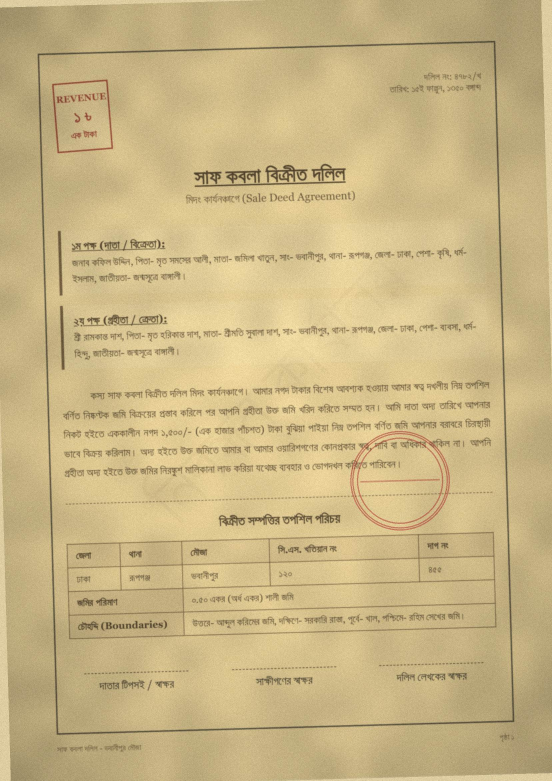
#> input picture database/sample_data/historical/Historical_Land_Deed_scan.jpg, 1656 x 2342 px (shown at 1/3 size); its folder holds only this picture in this run
$ python -i ops.py   (imports and definitions only)
#> lines starting #> are read from the running program, lines starting #| are printed output that depends on the picture; after the words box and inside, x2 and y2 are one past the last pixel; in counts of white or black regions, pixels touching at a corner belong together
#> further down, picture is the input picture: shape (2342, 1656, 3); mean B, G, R 132.7, 181.8, 201.8
"""Pure image operations on numpy arrays (OpenCV). No I/O, no globals.

Angle convention: positive = counter-clockwise (same as PIL `Image.rotate` and
`cv2.getRotationMatrix2D`). `estimate_skew` returns the angle the content is rotated by;
`deskew` rotates by the opposite angle to undo it.
"""
from __future__ import annotations

import cv2
import numpy as np

MAX_SKEW_DEG = 10.0
_BG_FALLBACK = 255


def to_gray(img: np.ndarray) -> np.ndarray:
    if img.ndim == 2:
        return img.copy()
    if img.shape[2] == 4:
        return cv2.cvtColor(img, cv2.COLOR_BGRA2GRAY)
    return cv2.cvtColor(img, cv2.COLOR_BGR2GRAY)
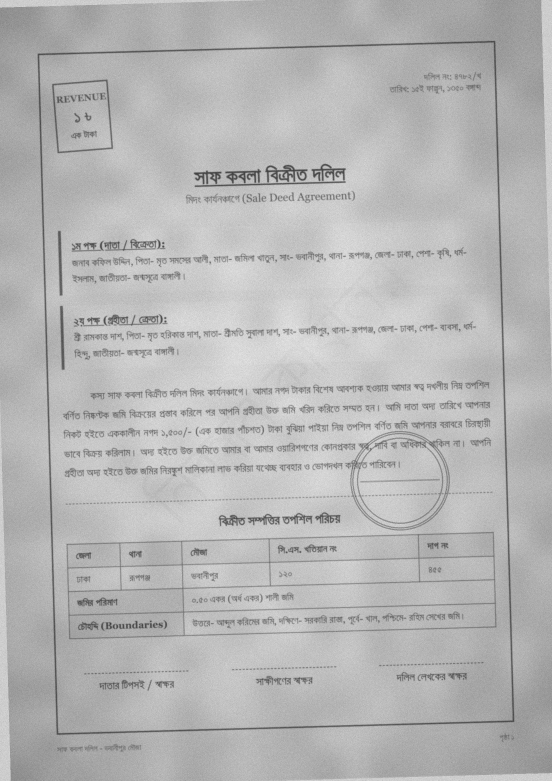
#> returned value: shape (2342, 1656) (shown at 1/3 size); min 40, max 244, mean 182.2


def denoise(gray: np.ndarray, strength: int = 10) -> np.ndarray:
    return cv2.fastNlMeansDenoising(
        gray, None, h=strength, templateWindowSize=7, searchWindowSize=21
    )


def clahe(gray: np.ndarray, clip_limit: float = 2.0, tile: int = 8) -> np.ndarray:
    return cv2.createCLAHE(clipLimit=clip_limit, tileGridSize=(tile, tile)).apply(gray)


def _ink(gray: np.ndarray) -> np.ndarray:
    """Binary mask, 1 where there is dark content (Otsu)."""
    _, bw = cv2.threshold(gray, 0, 1, cv2.THRESH_BINARY_INV | cv2.THRESH_OTSU)
    return bw


def _rotate(
    img: np.ndarray, angle: float, fill: int | tuple, interp: int = cv2.INTER_LINEAR
) -> np.ndarray:
    h, w = img.shape[:2]
    m = cv2.getRotationMatrix2D((w / 2.0, h / 2.0), angle, 1.0)
    return cv2.warpAffine(
        img, m, (w, h), flags=interp, borderMode=cv2.BORDER_CONSTANT, borderValue=fill
    )


def _score(ink: np.ndarray, trial: float) -> float:
    rows = _rotate(ink.astype(np.float32), trial, 0).sum(axis=1)
    return float(np.var(rows))


def estimate_skew(gray: np.ndarray, max_angle: float = MAX_SKEW_DEG) -> float:
    """Skew in degrees (CCW positive) via projection-profile search; 0.0 for blank pages."""
#> called with max_angle = 10
    scale = 800.0 / max(gray.shape[:2])
#> scale = 0.342
    small = gray
    if scale < 1:
        small = cv2.resize(gray, None, fx=scale, fy=scale, interpolation=cv2.INTER_AREA)
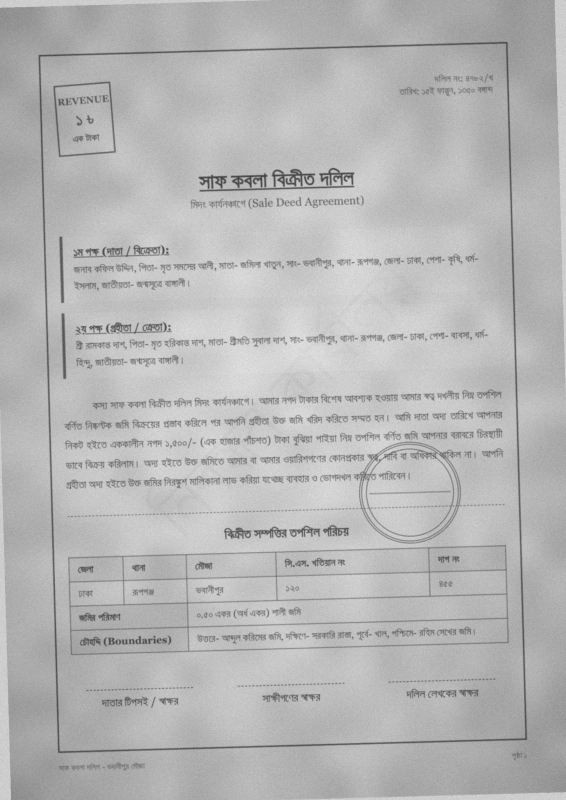
#> small: shape (800, 566); min 64, max 227, mean 182.2
    ink = _ink(small)
#> in _ink, `_, bw = cv2.threshold(gray, 0, 1, cv2.THRESH_BINARY_INV | cv2.THRESH_O..`:
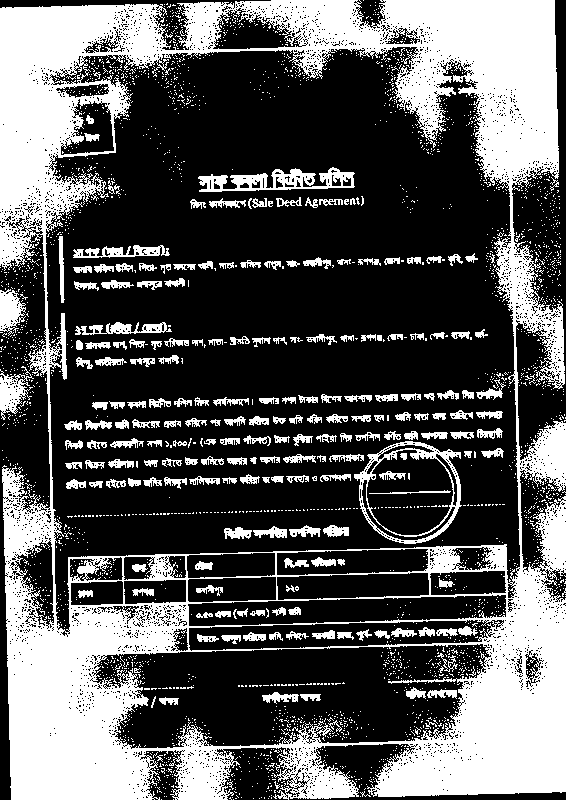
#> bw: shape (800, 566); values 0 (black) and 1 (white), 34.6% white; 2780 white regions (2574 under 20 px), largest, box (x1, y1, x2, y2) and area: (0, 0, 566, 800) 125511, (354, 441, 462, 544) 1929, (198, 167, 355, 192) 1871
    if ink.sum() < 20:
        return 0.0
    best_t, best_s = 0.0, -1.0
    for step, span, centre in ((1.0, max_angle, 0.0), (0.1, 1.0, None)):
        c = best_t if centre is None else centre
        t = c - span
        while t <= c + span + 1e-9:
            s = _score(ink, t)
            if s > best_s:
                best_t, best_s = t, s
            t += step
#> this loop made 2 passes
#> c on pass 2: -1
#> after the loop, best_s = 17351.6; best_t = -1.6
    return round(-best_t, 2)  # corrective trial angle is the opposite of the skew


def background_level(gray: np.ndarray) -> int:
    """Border fill value = median of the image border (white-ish paper)."""
    edge = np.concatenate([gray[0], gray[-1], gray[:, 0], gray[:, -1]])
    return int(np.median(edge)) if edge.size else _BG_FALLBACK


def deskew(img: np.ndarray, angle: float | None = None) -> tuple[np.ndarray, float]:
    """Return (corrected image, skew angle that was removed). Angles under 0.05 deg are ignored."""
    gray = to_gray(img)
    a = estimate_skew(gray) if angle is None else angle
#> a = 1.6
    if abs(a) < 0.05:
        return img, 0.0
    fill = background_level(gray)
#> in background_level, `edge = np.concatenate([gray[0], gray[-1], gray[:, 0], gray[:, -1]])`: edge = 7996 values, max 243 at index 6146, min 120 at index 3336, mean 185.8
#> fill = 190
    return _rotate(img, -a, fill if img.ndim == 2 else (fill,) * img.shape[2], cv2.INTER_CUBIC), a


def autocrop(img: np.ndarray, margin: int = 10, min_fraction: float = 0.2) -> np.ndarray:
    """Crop to the content bounding box plus margin. Returns the input when the box would be
    smaller than `min_fraction` of the page area (likely noise) or nothing is found."""
    gray = to_gray(img)
    ink = _ink(gray)
    ys, xs = np.nonzero(ink)
    if ys.size == 0:
        return img
    h, w = gray.shape
    y0, y1 = max(int(ys.min()) - margin, 0), min(int(ys.max()) + margin + 1, h)
    x0, x1 = max(int(xs.min()) - margin, 0), min(int(xs.max()) + margin + 1, w)
    if (y1 - y0) * (x1 - x0) < min_fraction * h * w:
        return img
    return img[y0:y1, x0:x1]

>>> import cv2
>>> picture = cv2.imread('../../database/sample_data/historical/Historical_Land_Deed_scan.jpg')
>>> result = deskew(picture)

$ run again, on database/sample_data/historical/hd03_sale_rupee_1962_scan.jpg
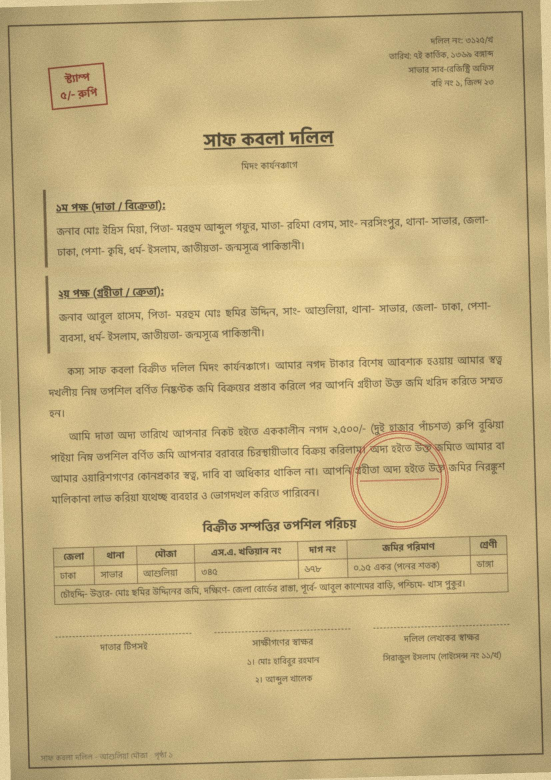
#> input picture database/sample_data/historical/hd03_sale_rupee_1962_scan.jpg, 1653 x 2339 px (shown at 1/3 size)
#> picture is the input picture: shape (2339, 1653, 3); mean B, G, R 131.1, 178.8, 198.4
#> in estimate_skew, `small = cv2.resize(gray, None, fx=scale, fy=scale, interpolation=cv2.I..`:
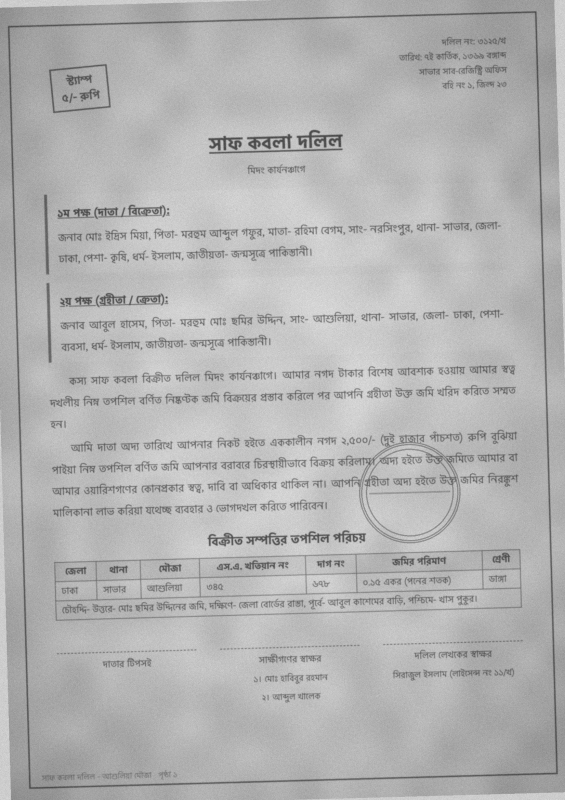
#> small: shape (800, 565); min 70, max 221, mean 179.2
#> in _ink, `_, bw = cv2.threshold(gray, 0, 1, cv2.THRESH_BINARY_INV | cv2.THRESH_O..`:
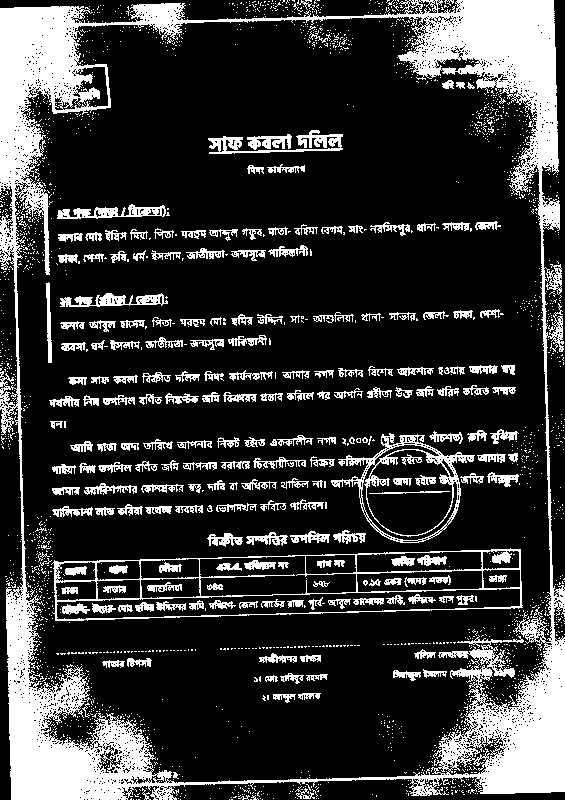
#> bw: shape (800, 565); values 0 (black) and 1 (white), 21.3% white; 2086 white regions (1874 under 20 px), largest, box (x1, y1, x2, y2) and area: (0, 0, 565, 800) 59387, (51, 548, 523, 621) 3611, (331, 433, 475, 543) 2377
#> the loop in estimate_skew, `for step, span, centre in ((1.0, max_angle, 0.0), (0.1, 1.0, None)):` made 2 passes
#> after the loop in estimate_skew, `for step, span, centre in ((1.0, max_angle, 0.0), (0.1, 1.0, None)):`: best_s = 9764.4; best_t = -1.6
#> a = 1.6
#> edge = 7984 values, max 231 at index 2589, min 124 at index 3333, mean 184.8
#> fill = 188

$ run again, on database/sample_data/historical/hd05_archaic_units_1931_scan.jpg
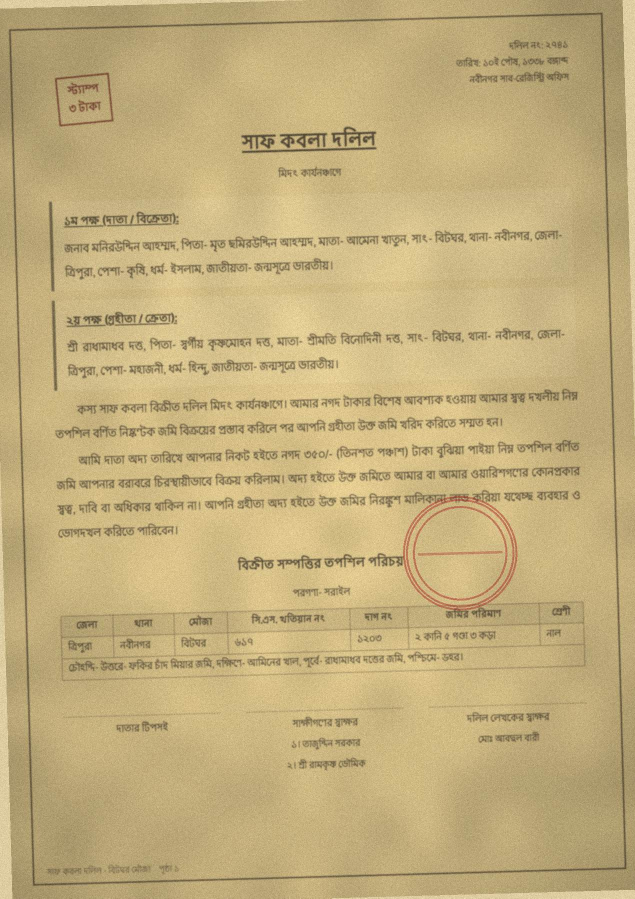
#> input picture database/sample_data/historical/hd05_archaic_units_1931_scan.jpg, 1270 x 1797 px (shown at 1/2 size)
#> picture is the input picture: shape (1797, 1270, 3); mean B, G, R 124.1, 174.1, 194.5
#> in estimate_skew, `small = cv2.resize(gray, None, fx=scale, fy=scale, interpolation=cv2.I..`:
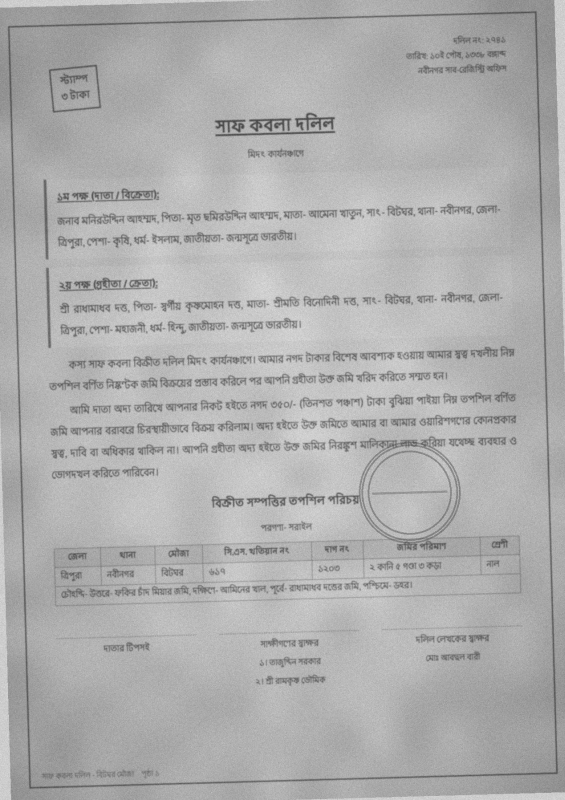
#> small: shape (800, 565); min 67, max 218, mean 174.5
#> in _ink, `_, bw = cv2.threshold(gray, 0, 1, cv2.THRESH_BINARY_INV | cv2.THRESH_O..`:
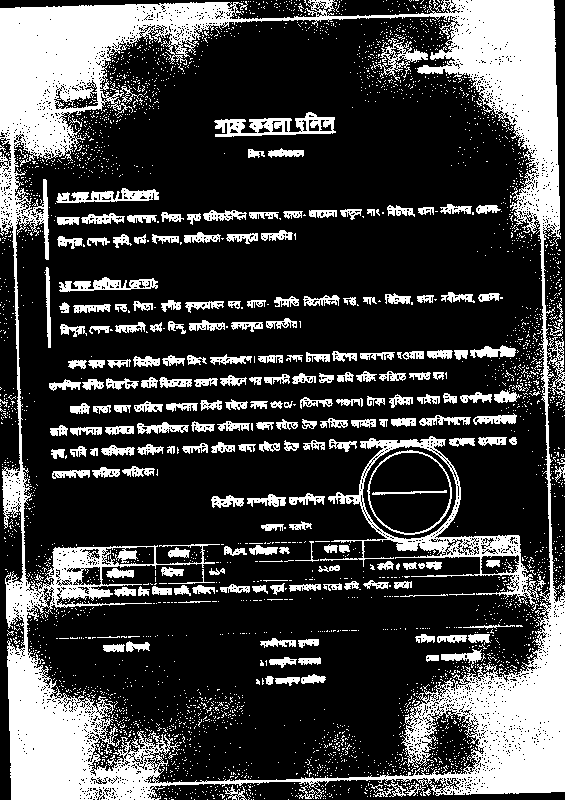
#> bw: shape (800, 565); values 0 (black) and 1 (white), 25.9% white; 3417 white regions (3202 under 20 px), largest, box (x1, y1, x2, y2) and area: (0, 0, 565, 800) 74033, (320, 436, 546, 611) 4720, (214, 112, 336, 137) 1452
#> the loop in estimate_skew, `for step, span, centre in ((1.0, max_angle, 0.0), (0.1, 1.0, None)):` made 2 passes
#> after the loop in estimate_skew, `for step, span, centre in ((1.0, max_angle, 0.0), (0.1, 1.0, None)):`: best_s = 12534.7; best_t = -1.6
#> a = 1.6
#> edge = 6134 values, max 239 at index 1268, min 123 at index 6075, mean 183.4
#> fill = 186
